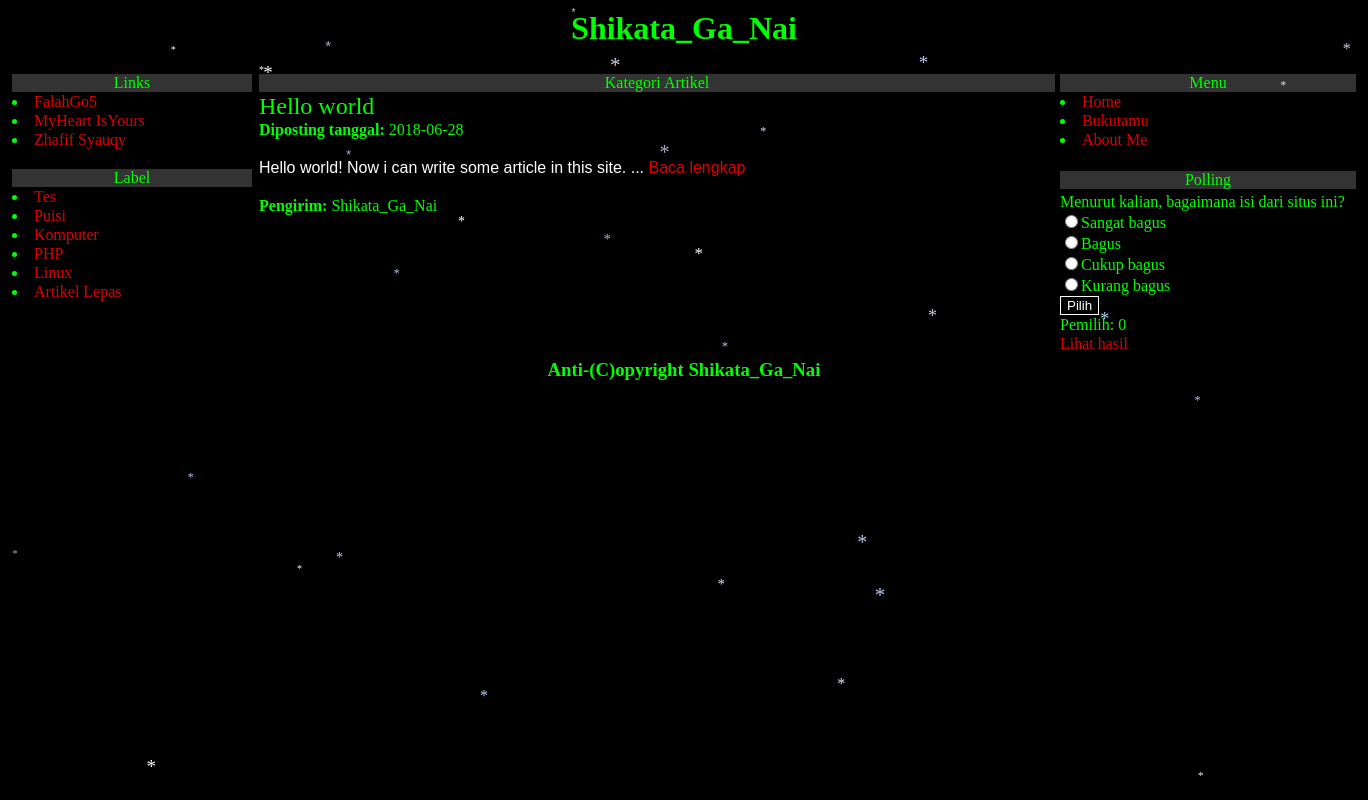
The page /label.php?kategori=tes on the database its author committed.
### tables this page shows
CREATE TABLE `tbl_artikel` (
  `id` int(4) NOT NULL,
  `judul` varchar(400) NOT NULL,
  `kategori` varchar(255) NOT NULL,
  `headline` text NOT NULL,
  `isiartikel` text NOT NULL,
  `pengirim` varchar(150) NOT NULL,
  `tgl` date NOT NULL
);

CREATE TABLE `tbl_polling` (
  `id` int(5) NOT NULL,
  `pertanyaan` varchar(250) NOT NULL,
  `jawab1` varchar(100) NOT NULL,
  `jawab2` varchar(100) NOT NULL,
  `jawab3` varchar(100) NOT NULL,
  `jawab4` varchar(100) NOT NULL,
  `hasil1` tinyint(5) NOT NULL,
  `hasil2` tinyint(5) NOT NULL,
  `hasil3` tinyint(5) NOT NULL,
  `hasil4` tinyint(5) NOT NULL,
  `status` enum('Y','N') NOT NULL
);

### label.php (the view, shortened to what this page needs)
<?php
include_once "bukan_file_config.php";
?>
<html>
	<head>
		<link rel="stylesheet" href="gayaindex.css" type="text/css">
	</head>
	<body>
		<table width="100%" border="0" align="center" cellpadding="0" cellspacing="1">
			<tr>
				<td><h1>Shikata_Ga_Nai</h1></td>
			</tr>
		</table>
		<table width="100%" border="0" cellpadding="0" cellspacing="1">
			<tr>
				<td width="300" valign="top">
					<table width="244" border="0" cellpadding="0" cellspacing="1">
					<tr bgcolor="#333333"><td><center>Links</center></td></tr>
					<ul>
					<tr><td><li><a href="https://www.youtube.com/results?search_query=falahgo5" target="_blank">FalahGo5</a></li></td></tr>
					<tr><td><li><a href="https://myheart-isyr.blogspot.com" target="_blank">MyHeart IsYours</a></li></td></tr>
					<tr><td><li><a href="https://www.youtube.com/results?search_query=zhafif+syauqy" target="_blank">Zhafif Syauqy</a></li></td></tr>
					</ul>
					</table>
					<?php include "kategori.php"; ?>
				</td>
				<td width="700" valign="top">
				<table width="800" border="0" cellpadding="0" cellspacing="1">
					<tr bgcolor="#333333"><td><center>Kategori Artikel</center></td></tr>
				<?php
				$kategori = $_GET['kategori'];
				if($kategori == "tes"){
				$lihat = $lala->query("select * from tbl_artikel where kategori = 'Tes'");
				foreach($lihat as $row){
				?>
				<tr>
					<td><font size="5"><?=$row['judul']?></font></td>
				</tr>
				<tr>
					<td><b>Diposting tanggal:</b> <?=$row['tgl']?></td>
				</tr>
				<tr><td>&nbsp;</td></tr>
				<tr>
					<td class="ganteng"><?=nl2br($row['headline']);?> ... <a href="lengkap.php?id=<?$row['id']?>">Baca lengkap</a></td>
				</tr>
				<tr><td>&nbsp;</td></tr>
				<tr>
					<td><b>Pengirim:</b> <?=$row['pengirim']?></td>
				</tr>
				<tr><td>&nbsp;</td></tr>
				<?php
				}
				}
				?>
				</table>
				</td>
				<td width="300" valign="top">
				<table width="300" border="0" cellpadding="0" cellspacing="1">
				<tr bgcolor="#333333"><td><center>Menu</td></tr>
				<ul>
				<tr><td><li><a href="index.php">Home</a></li></td></tr>
				<tr><td><li><a href="bukutamu.php">Bukutamu</a></li></td></tr>
				<tr><td><li><a href="aboutme.php">About Me</a></li></td></tr>
				</ul>
				</table>
				<?php include "polling.php"; ?>
				</td>
			</tr>
		</table>
		<table width="100%" border="0" align="center" cellpadding="0" cellspacing="1">
			<tr>
				<td><h3>Anti-(C)opyright Shikata_Ga_Nai</h3></td>
			</tr>
		</table>
	</body>
</html>

### polling.php (shortened to what this page needs)
<?php
include_once "bukan_file_config.php";
$kueri = $lala->query("select * from tbl_polling where status = 'Y' limit 1");
$flux = $kueri->fetch();
$blob = $flux['hasil1'] + $flux['hasil2'] + $flux['hasil3'] + $flux['hasil4'];
?>
<html>
<head>
<link rel="stylesheet" href="gayaindex.css" type="text/css">
</head>
<body>
<br>
<table width="300" border="0" cellpadding="0" cellspacing="1">
<tr bgcolor="#333333"><td><center>Polling</center></td></tr>
</table>
<table width="300" border="0" cellpadding="0" cellspacing="1">
<form method="post">
<tr><td><input type="hidden" name="idx" value="<?=$flux['id']?>">
<?=$flux['pertanyaan']?></td></tr>
<tr><td><input type="radio" name="akulagi" value="o"><?=$flux['jawab1']?></td></tr>
<tr><td><input type="radio" name="akulagi" value="p"><?=$flux['jawab2']?></td></tr>
<tr><td><input type="radio" name="akulagi" value="q"><?=$flux['jawab3']?></td></tr>
<tr><td><input type="radio" name="akulagi" value="r"><?=$flux['jawab4']?></td></tr>
<tr><td><input type="submit" name="vote" value="Pilih"></td></tr>
<tr><td>Pemilih:&nbsp;<?=$blob?></td></tr>
<tr><td><a href="hasil.php?id=<?=$flux['id']?>">Lihat hasil</a></td></tr>
</form>
</table>

### gayaindex.css (style rules this page uses)
body { background: #000000; color: #00ff00; }
h1 { font-family: Monotype Corsiva; text-decoration: none; text-align: center; }
table { border: 1px solid #000; }
a { color: #dd0000; text-decoration: none; }
.ganteng { font-family: Arial; color: #ffffff; }
h3 { font-family: Monotype Corsiva; text-align: center; text-decoration: none; }
input { background: transparent; color: white; border: 1px solid #fff; }

### rows shown on the page
tbl_artikel: judul "Hello world", tgl "2018-06-28", headline "Hello world! Now i can write some article in this site.", pengirim "Shikata_Ga_Nai"
tbl_polling: pertanyaan "Menurut kalian, bagaimana isi dari situs ini?", jawab1 "Sangat bagus", jawab2 "Bagus", jawab3 "Cukup bagus", jawab4 "Kurang bagus", hasil1 "0"
